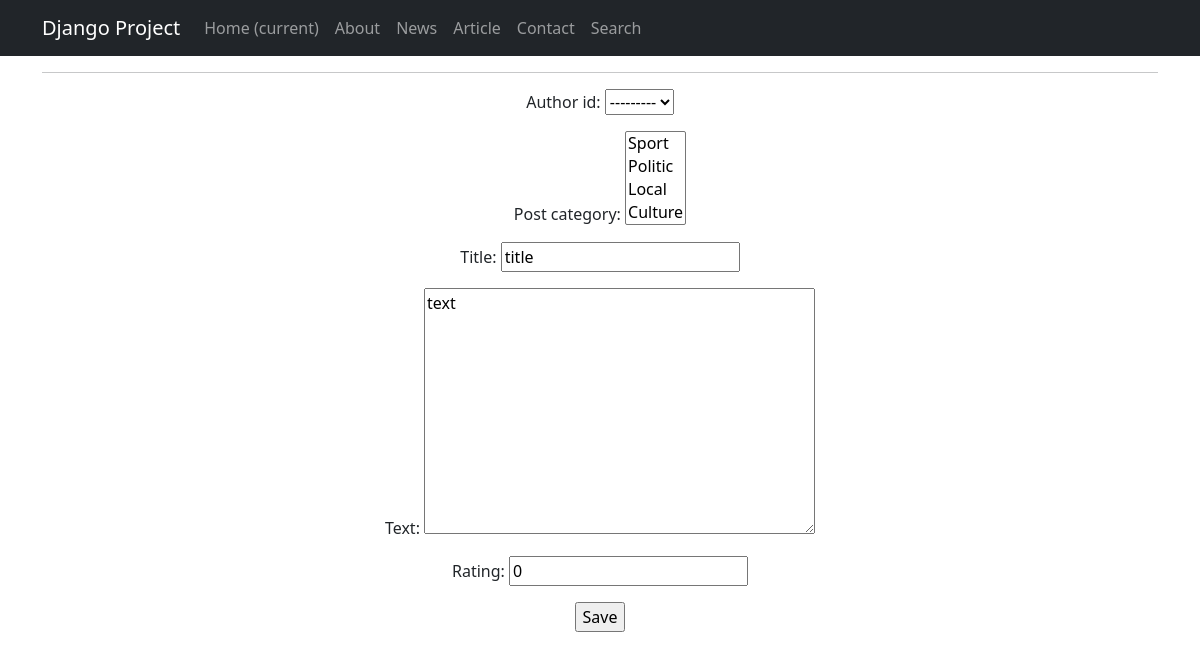
Before: /news/create/ (signed in) with the older database file.
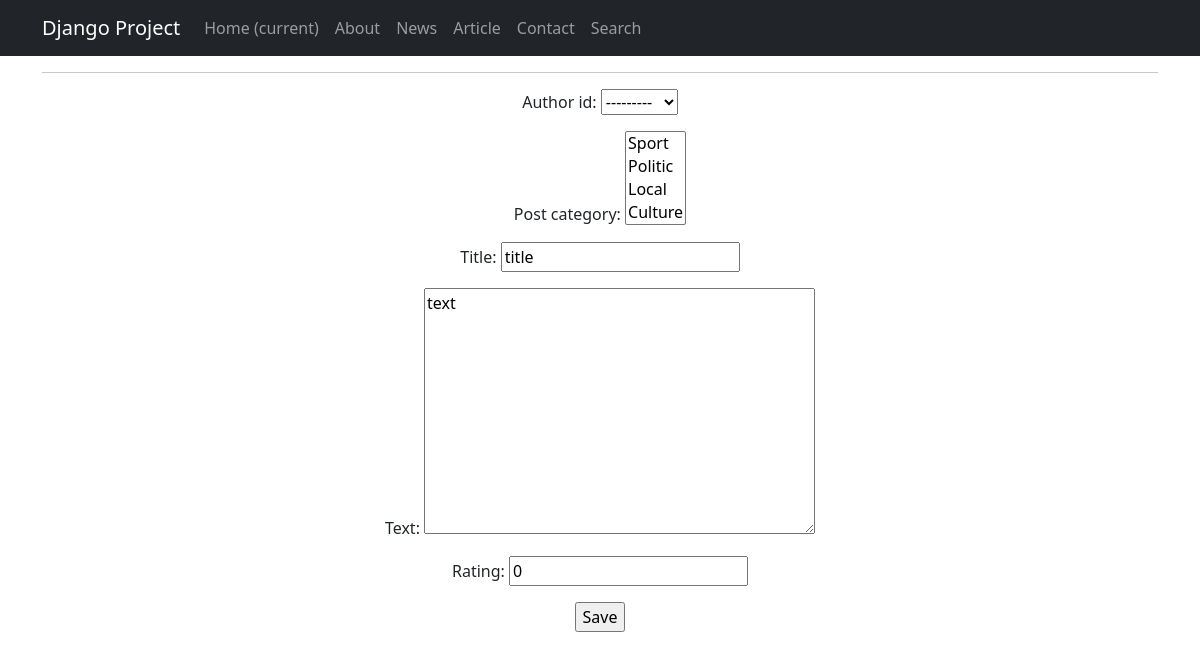
After: the same page with the newer database file.
### portal/models.py (models this page shows, shortened)
class Author(models.Model):
    author = models.OneToOneField(User, on_delete=models.CASCADE)
    rating = models.SmallIntegerField(default=0)
    def __str__(self):
        return self.author.username
    class Meta:
        pass

### portal/views.py (the view, shortened to what this page needs)
# urls.py: path('news/create/', AddPost.as_view()),
class AddPost(PermissionRequiredMixin, CreateView):
    form_class = PostForm
    model = Post
    template_name = 'edit_post.html'
    permission_required = ('portal.add_post')

### portal/forms.py (shortened to what this page needs)
class PostForm(forms.ModelForm):
    class Meta:
        model = Post
        fields = [
            'author_id',
            'post_category',
            'title',
            'text',
            'rating',
        ]

### portal/models.py (called while the page is built)
    def __str__(self):
        return self.name

### templates/edit_post.html (shortened to what this page needs)
{% extends 'flatpages/default.html' %}
{% block content %}
<hr>
<form action="" method="post">
    {{form.as_p}}
    <input type="submit" value="Save">
</form>
{% endblock content %}

Changed rows visible on the page:
removed Author: author_id "---------"
removed Author: rating "0"
added Author: author_id "---------", rating "0"
